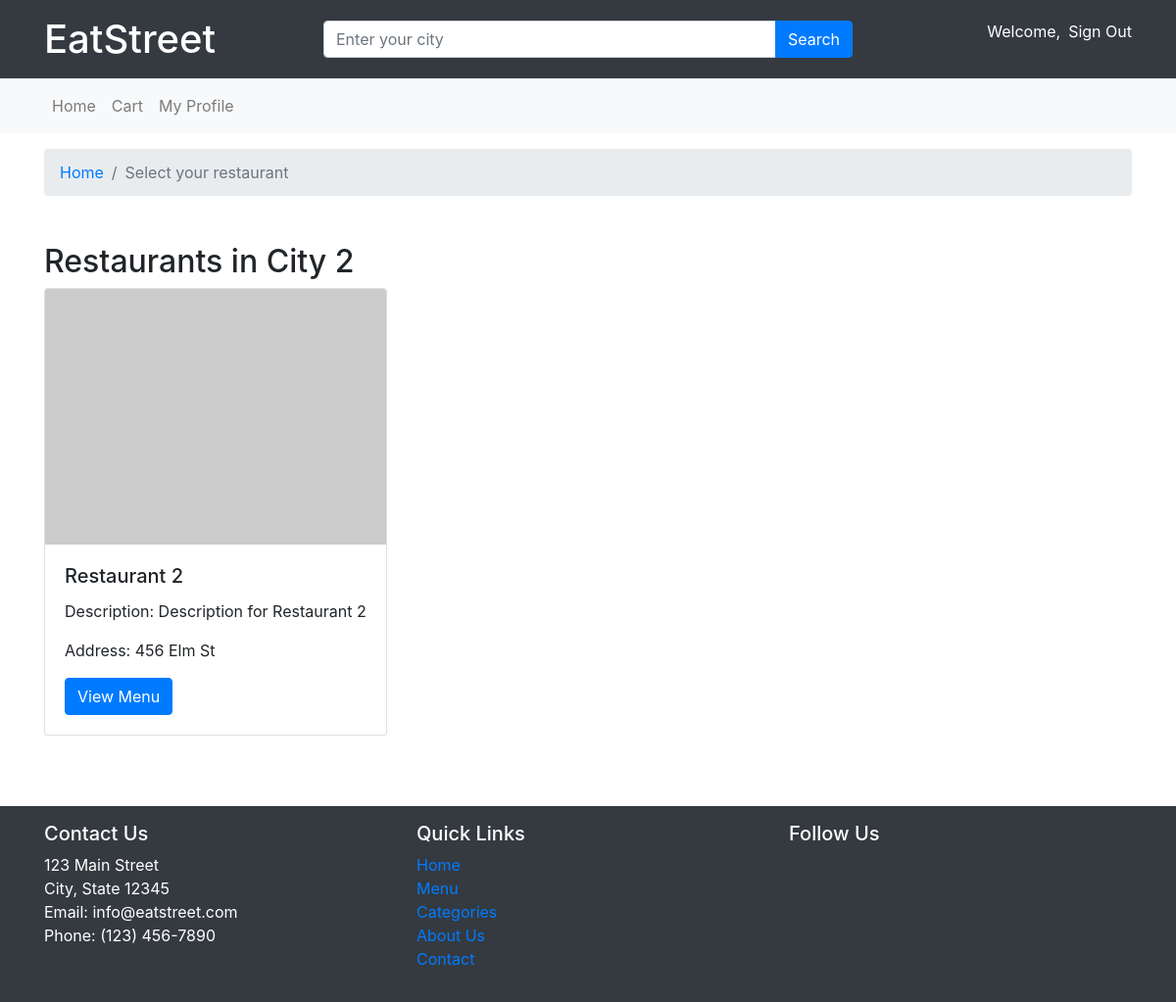
Screenshot of /restaurantSearch.php?city=City 2 (signed in) with the database file from the repository.
### tables this page shows
CREATE TABLE restaurants (
    restaurant_id INT AUTO_INCREMENT PRIMARY KEY,
    name VARCHAR(100) NOT NULL,
    description TEXT,
    address VARCHAR(255),
    city VARCHAR(50),
    state VARCHAR(50),
    postal_code VARCHAR(20),
    phone_number VARCHAR(15),
    email VARCHAR(100),
    website VARCHAR(255),
    created_at TIMESTAMP DEFAULT CURRENT_TIMESTAMP
);

### restaurantSearch.php (the view, shortened to what this page needs)
<?php
require_once 'connection/connect.php';
if (isset($_SESSION['user'])){
    if (isset($_GET['city'])) {
        $city = $_GET['city'];
        $sql = "SELECT * FROM restaurants WHERE city = '$city'";
        $result = mysqli_query($conn, $sql);
        if (mysqli_num_rows($result) > 0) {
            ?>
            <!DOCTYPE html>
            <html lang="en">
            <head>
                <link rel="stylesheet" href="https://stackpath.bootstrapcdn.com/bootstrap/4.5.2/css/bootstrap.min.css">
                <link rel="stylesheet" href="css/styles.css">
            </head>
            <body>
                <?php include 'includes/header.php'; ?>
                <?php include 'includes/navbar.php'; ?>
                <nav aria-label="breadcrumb" class="container my-3">
                    <ol class="breadcrumb">
                        <li class="breadcrumb-item"><a href="#">Home</a></li>
                        <li class="breadcrumb-item active" aria-current="page">Select your restaurant</li>
                    </ol>
                </nav>
                <section class="container my-5">
                    <h2>Restaurants in <?php echo $city; ?></h2>
                    <div class="row">
                        <?php
                        while ($row = mysqli_fetch_assoc($result)) {
                            echo '<div class="col-md-4 mb-4">';
                            echo '<div class="card">';
                            echo '<img src="https://via.placeholder.com/200x150" class="card-img-top" alt="Restaurant Image">';
                            echo '<div class="card-body">';
                            echo '<h5 class="card-title">' . $row['name'] . '</h5>';
                            echo '<p class="card-text">Description: ' . $row['description'] . '</p>';
                            echo '<p class="card-text">Address: ' . $row['address'] . '</p>';
                        $restaurant_id = $row['restaurant_id'];
                        echo '<a href="menu.php?restaurant_id=' . $restaurant_id . '" class="btn btn-primary">View Menu</a>';
                            echo '</div>';
                            echo '</div>';
                            echo '</div>';
                        }
                        ?>
                    </div>
                </section>
                <?php include 'includes/footer.php'; ?>
            </body>
            </html>
            <?php
        } else {
            echo "No restaurants found in $city.";
        }
    } else {
        echo "Please enter a city to search for restaurants.";
    }
} else {
    echo ("You need to be logged in to add items to your cart.");
}

### rows the page displays
restaurants: name "Restaurant 2", description "Description for Restaurant 2", address "456 Elm St"

### other values shown
$city "City 2"
